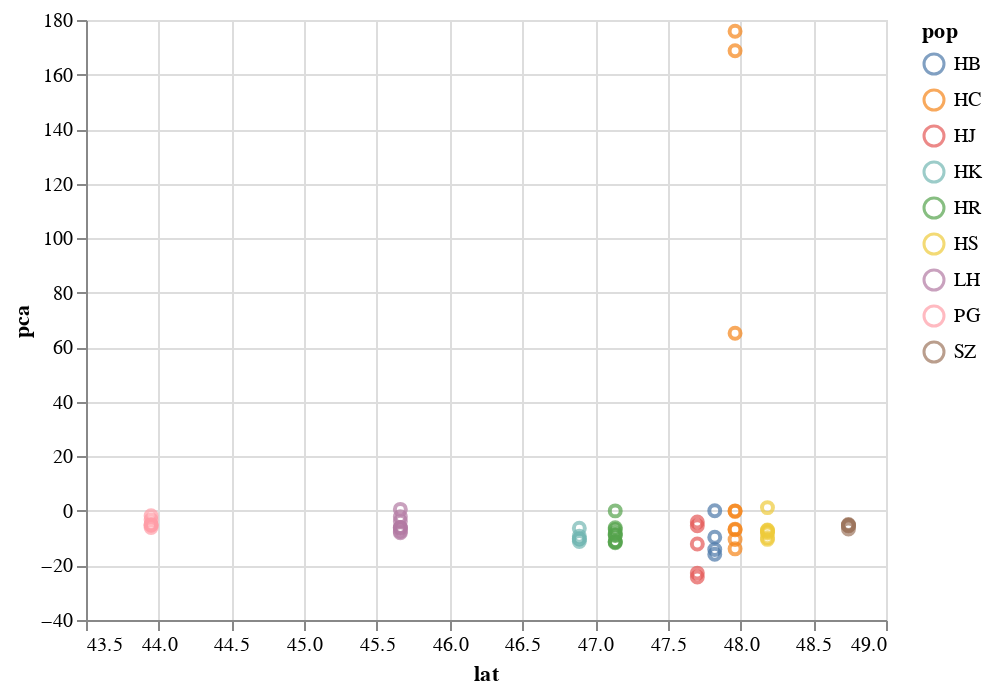

The notebook cell this image was saved under:
### Code cell
#plot pca vs latitude
alt.Chart(mergey).mark_point().encode(
    alt.X('lat',
        scale=alt.Scale(zero=False)
    ),
    y='pca',
    color='pop'
)

### Figure 1 — Vega-Lite specification as saved in the notebook (floating-point values rounded to 4 significant figures)
{"$schema": "https://vega.github.io/schema/vega-lite/v2.6.0.json", "config": {"view": {"height": 300, "width": 400}}, "data": {"name": "data-0a1d4db8ed91c6ff410b01fa13dab618"}, "datasets": {"data-0a1d4db8ed91c6ff410b01fa13dab618": [{"con": "Eur", "lat": 43.95, "long": 4.537, "name": "A10I.sorted", "pca": -6.055, "pop": "PG"}, {"con": "Eur", "lat": 43.95, "long": 4.537, "name": "G9II.sorted", "pca": -1.752, "pop": "PG"}, {"con": "Eur", "lat": 43.95, "long": 4.537, "name": "G10I.sorted", "pca": -3.283, "pop": "PG"}, {"con": "Eur", "lat": 43.95, "long": 4.537, "name": "E8I.sorted", "pca": -4.78, "pop": "PG"}, {"con": "Eur", "lat": 43.95, "long": 4.537, "name": "E1I.sorted", "pca": -5.15, "pop": "PG"}, {"con": "Eur", "lat": 43.95, "long": 4.537, "name": "C9I.sorted", "pca": -5.248, "pop": "PG"}, {"con": "Eur", "lat": 45.66, "long": 4.967, "name": "G3I.sorted", "pca": -6.099, "pop": "LH"}, {"con": "Eur", "lat": 45.66, "long": 4.967, "name": "D2II.sorted", "pca": -3.757, "pop": "LH"}, {"con": "Eur", "lat": 45.66, "long": 4.967, "name": "B3II.sorted", "pca": -2.136, "pop": "LH"}, {"con": "Eur", "lat": 45.66, "long": 4.967, "name": "H4I.sorted", "pca": -6.081, "pop": "LH"}, {"con": "Eur", "lat": 45.66, "long": 4.967, "name": "C5I.sorted", "pca": -6.459, "pop": "LH"}, {"con": "Eur", "lat": 45.66, "long": 4.967, "name": "D2I.sorted", "pca": -7.991, "pop": "LH"}, {"con": "Eur", "lat": 45.66, "long": 4.967, "name": "E5II.sorted", "pca": 0.5616, "pop": "LH"}, {"con": "Eur", "lat": 45.66, "long": 4.967, "name": "F3I.sorted", "pca": -7.571, "pop": "LH"}, {"con": "Eur", "lat": 46.89, "long": 19.65, "name": "D6I.sorted", "pca": -9.255, "pop": "HK"}, {"con": "Eur", "lat": 46.89, "long": 19.65, "name": "E11I.sorted", "pca": -6.355, "pop": "HK"}, {"con": "Eur", "lat": 46.89, "long": 19.65, "name": "B2II.sorted", "pca": -10.31, "pop": "HK"}, {"con": "Eur", "lat": 46.89, "long": 19.65, "name": "E6I.sorted", "pca": -10.26, "pop": "HK"}, {"con": "Eur", "lat": 46.89, "long": 19.65, "name": "H3I.sorted", "pca": -11.24, "pop": "HK"}, {"con": "Eur", "lat": 47.14, "long": 19.47, "name": "A1I.sorted", "pca": -9.026, "pop": "HR"}, {"con": "Eur", "lat": 47.14, "long": 19.47, "name": "F12I.sorted", "pca": 0.00823, "pop": "HR"}, {"con": "Eur", "lat": 47.14, "long": 19.47, "name": "A2I.sorted", "pca": -11.32, "pop": "HR"}, {"con": "Eur", "lat": 47.14, "long": 19.47, "name": "C7I.sorted", "pca": -6.834, "pop": "HR"}, {"con": "Eur", "lat": 47.14, "long": 19.47, "name": "E2I.sorted", "pca": -8.718, "pop": "HR"}, {"con": "Eur", "lat": 47.14, "long": 19.47, "name": "E3I.sorted", "pca": -11.35, "pop": "HR"}, {"con": "Eur", "lat": 47.14, "long": 19.47, "name": "E4I.sorted", "pca": -11.68, "pop": "HR"}, {"con": "Eur", "lat": 47.14, "long": 19.47, "name": "F1I.sorted", "pca": -6.167, "pop": "HR"}, {"con": "Eur", "lat": 47.14, "long": 19.47, "name": "G6I.sorted", "pca": -8.159, "pop": "HR"}, {"con": "Eur", "lat": 47.7, "long": 20.07, "name": "B2I.sorted", "pca": -12.13, "pop": "HJ"}, {"con": "Eur", "lat": 47.7, "long": 20.07, "name": "G8I.sorted", "pca": -4.101, "pop": "HJ"}, {"con": "Eur", "lat": 47.7, "long": 20.07, "name": "F2I.sorted", "pca": -24.26, "pop": "HJ"}, {"con": "Eur", "lat": 47.7, "long": 20.07, "name": "E9I.sorted", "pca": -5.429, "pop": "HJ"}, {"con": "Eur", "lat": 47.7, "long": 20.07, "name": "B11I.sorted", "pca": -22.81, "pop": "HJ"}, {"con": "Eur", "lat": 47.82, "long": 19.09, "name": "A8I.sorted", "pca": -9.64, "pop": "HB"}, {"con": "Eur", "lat": 47.82, "long": 19.09, "name": "D11I.sorted", "pca": 0.06122, "pop": "HB"}, {"con": "Eur", "lat": 47.82, "long": 19.09, "name": "A2II.sorted", "pca": -15.9, "pop": "HB"}, {"con": "Eur", "lat": 47.82, "long": 19.09, "name": "A5II.sorted", "pca": -14.17, "pop": "HB"}, {"con": "Eur", "lat": 47.96, "long": 20.89, "name": "D4II.sorted", "pca": 168.7, "pop": "HC"}, {"con": "Eur", "lat": 47.96, "long": 20.89, "name": "G6II.sorted", "pca": -10.51, "pop": "HC"}, {"con": "Eur", "lat": 47.96, "long": 20.89, "name": "B12I.sorted", "pca": -0.1621, "pop": "HC"}, {"con": "Eur", "lat": 47.96, "long": 20.89, "name": "G11I.sorted", "pca": -6.889, "pop": "HC"}, {"con": "Eur", "lat": 47.96, "long": 20.89, "name": "B5II.sorted", "pca": 0.00344, "pop": "HC"}, {"con": "Eur", "lat": 47.96, "long": 20.89, "name": "H3II.sorted", "pca": -13.91, "pop": "HC"}, {"con": "Eur", "lat": 47.96, "long": 20.89, "name": "B7II.sorted", "pca": -6.684, "pop": "HC"}, {"con": "Eur", "lat": 47.96, "long": 20.89, "name": "D5II.sorted", "pca": 175.9, "pop": "HC"}, {"con": "Eur", "lat": 47.96, "long": 20.89, "name": "F10II.sorted", "pca": 65.15, "pop": "HC"}, {"con": "Eur", "lat": 48.19, "long": 20.92, "name": "F7II.sorted", "pca": -7.647, "pop": "HS"}, {"con": "Eur", "lat": 48.19, "long": 20.92, "name": "A4II.sorted", "pca": -10.44, "pop": "HS"}, {"con": "Eur", "lat": 48.19, "long": 20.92, "name": "C5II.sorted", "pca": -8.109, "pop": "HS"}, {"con": "Eur", "lat": 48.19, "long": 20.92, "name": "C7II.sorted", "pca": -6.994, "pop": "HS"}, {"con": "Eur", "lat": 48.19, "long": 20.92, "name": "D6II.sorted", "pca": 1.204, "pop": "HS"}, {"con": "Eur", "lat": 48.19, "long": 20.92, "name": "E6II.sorted", "pca": -9.877, "pop": "HS"}, {"con": "Eur", "lat": 48.19, "long": 20.92, "name": "G7II.sorted", "pca": -7.194, "pop": "HS"}, {"con": "Eur", "lat": 48.74, "long": 19.14, "name": "H11I.sorted", "pca": -6.622, "pop": "SZ"}, {"con": "Eur", "lat": 48.74, "long": 19.14, "name": "A9II.sorted", "pca": -5.019, "pop": "SZ"}, {"con": "Eur", "lat": 48.74, "long": 19.14, "name": "D8I.sorted", "pca": -5.233, "pop": "SZ"}, {"con": "Eur", "lat": 48.74, "long": 19.14, "name": "C6I.sorted", "pca": -5.372, "pop": "SZ"}, {"con": "Eur", "lat": 48.74, "long": 19.14, "name": "F11I.sorted", "pca": -5.424, "pop": "SZ"}]}, "encoding": {"color": {"field": "pop", "type": "nominal"}, "x": {"field": "lat", "scale": {"zero": false}, "type": "quantitative"}, "y": {"field": "pca", "type": "quantitative"}}, "mark": "point"}
